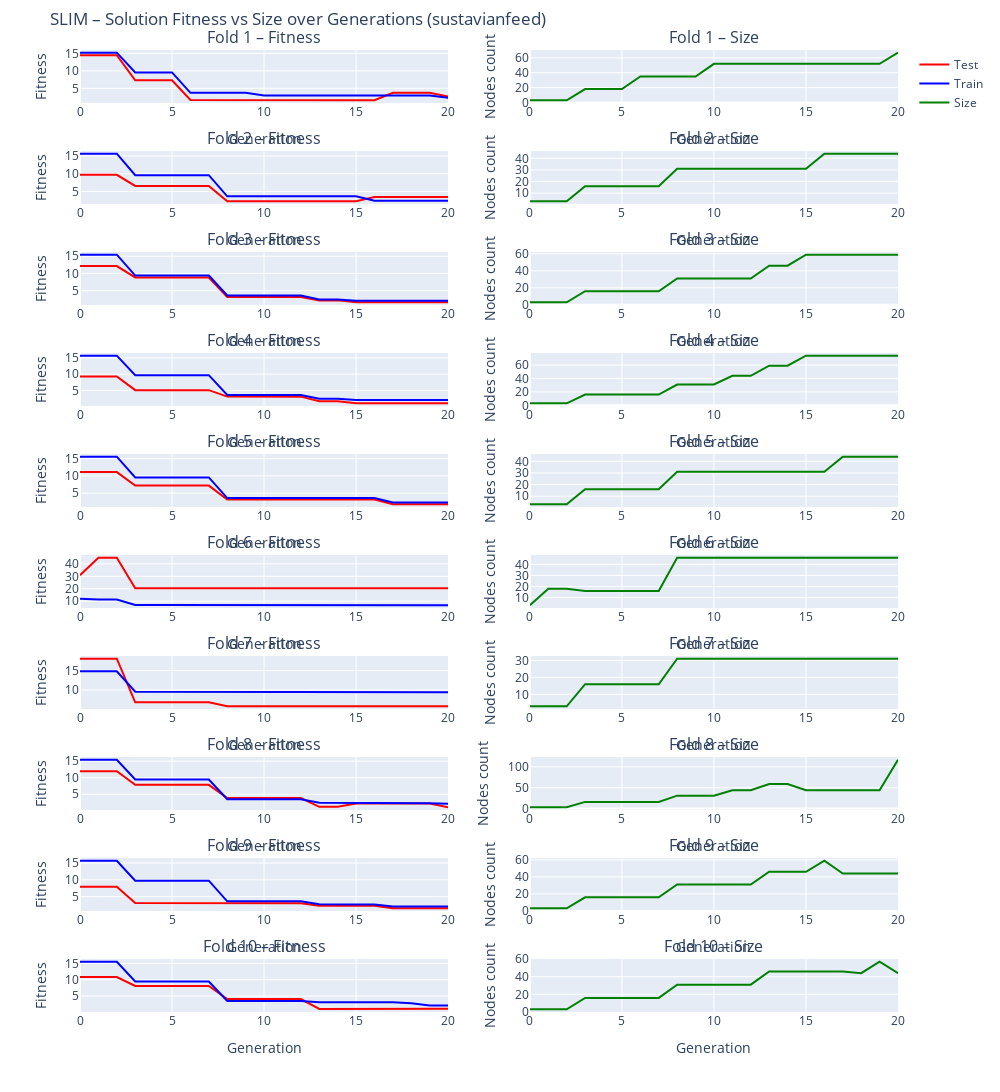

Write notebook code for a chart like this one.
### Markdown cell above
There is a clear tendency for the model to grow albeit not exponentially. We observe in several folds a slight tendency for the growth to atagnate or evven decrease towards the end of the iteration (Notabe exceptions to Folds 1 and specially 9 that continue to grow until the end). If we look at the average train/test fitness vs node size we notice that the node count kept growing but (except between generation 7 and 8) it was a slow more incremental growth which was accompanied by a positive evolution of fitness. A situation to look at in further iteration would be what would happen if we ran more generations since we had a considerable leap from generation 19 to 20 and fitness seems to be stabilyzing. If this were to be revelead as a trend we might be looking at eraly signs of bloat.

### Code cell
plot_SLIM_fitness_and_size_logs('SLIM', n_outer_cv, dataset_name='sustavianfeed')

### Figure 1 — Plotly figure (JSON) as saved in the notebook; plotly's stock layout.template omitted (floating-point values rounded to 4 significant figures)
{"data": [{"line": {"color": "red"}, "mode": "lines", "name": "Test", "showlegend": true, "type": "scatter", "x": [0, 1, 2, 3, 4, 5, 6, 7, 8, 9, 10, 11, 12, 13, 14, 15, 16, 17, 18, 19, 20], "xaxis": "x", "y": [14.48, 14.48, 14.48, 7.293, 7.293, 7.293, 1.669, 1.669, 1.669, 1.669, 1.581, 1.581, 1.581, 1.581, 1.581, 1.581, 1.581, 3.714, 3.714, 3.714, 2.662], "yaxis": "y"}, {"line": {"color": "blue"}, "mode": "lines", "name": "Train", "showlegend": true, "type": "scatter", "x": [0, 1, 2, 3, 4, 5, 6, 7, 8, 9, 10, 11, 12, 13, 14, 15, 16, 17, 18, 19, 20], "xaxis": "x", "y": [15.21, 15.21, 15.21, 9.55, 9.55, 9.55, 3.717, 3.717, 3.717, 3.717, 2.971, 2.971, 2.971, 2.971, 2.971, 2.971, 2.971, 2.965, 2.965, 2.965, 2.27], "yaxis": "y"}, {"line": {"color": "green"}, "mode": "lines", "name": "Size", "showlegend": true, "type": "scatter", "x": [0, 1, 2, 3, 4, 5, 6, 7, 8, 9, 10, 11, 12, 13, 14, 15, 16, 17, 18, 19, 20], "xaxis": "x2", "y": [3, 3, 3, 18, 18, 18, 35, 35, 35, 35, 52, 52, 52, 52, 52, 52, 52, 52, 52, 52, 67], "yaxis": "y2"}, {"line": {"color": "red"}, "mode": "lines", "showlegend": false, "type": "scatter", "x": [0, 1, 2, 3, 4, 5, 6, 7, 8, 9, 10, 11, 12, 13, 14, 15, 16, 17, 18, 19, 20], "xaxis": "x3", "y": [9.697, 9.697, 9.697, 6.573, 6.573, 6.573, 6.573, 6.573, 2.273, 2.273, 2.273, 2.273, 2.273, 2.273, 2.273, 2.273, 3.467, 3.467, 3.467, 3.467, 3.467], "yaxis": "y3"}, {"line": {"color": "blue"}, "mode": "lines", "showlegend": false, "type": "scatter", "x": [0, 1, 2, 3, 4, 5, 6, 7, 8, 9, 10, 11, 12, 13, 14, 15, 16, 17, 18, 19, 20], "xaxis": "x3", "y": [15.65, 15.65, 15.65, 9.596, 9.596, 9.596, 9.596, 9.596, 3.661, 3.661, 3.661, 3.661, 3.661, 3.661, 3.661, 3.661, 2.41, 2.41, 2.41, 2.41, 2.41], "yaxis": "y3"}, {"line": {"color": "green"}, "mode": "lines", "showlegend": false, "type": "scatter", "x": [0, 1, 2, 3, 4, 5, 6, 7, 8, 9, 10, 11, 12, 13, 14, 15, 16, 17, 18, 19, 20], "xaxis": "x4", "y": [3, 3, 3, 16, 16, 16, 16, 16, 31, 31, 31, 31, 31, 31, 31, 31, 44, 44, 44, 44, 44], "yaxis": "y4"}, {"line": {"color": "red"}, "mode": "lines", "showlegend": false, "type": "scatter", "x": [0, 1, 2, 3, 4, 5, 6, 7, 8, 9, 10, 11, 12, 13, 14, 15, 16, 17, 18, 19, 20], "xaxis": "x5", "y": [12.12, 12.12, 12.12, 8.831, 8.831, 8.831, 8.831, 8.831, 3.123, 3.123, 3.123, 3.123, 3.123, 2.175, 2.175, 1.621, 1.621, 1.621, 1.621, 1.621, 1.621], "yaxis": "y5"}, {"line": {"color": "blue"}, "mode": "lines", "showlegend": false, "type": "scatter", "x": [0, 1, 2, 3, 4, 5, 6, 7, 8, 9, 10, 11, 12, 13, 14, 15, 16, 17, 18, 19, 20], "xaxis": "x5", "y": [15.45, 15.45, 15.45, 9.383, 9.383, 9.383, 9.383, 9.383, 3.587, 3.587, 3.587, 3.587, 3.587, 2.459, 2.459, 2.069, 2.069, 2.069, 2.069, 2.069, 2.069], "yaxis": "y5"}, {"line": {"color": "green"}, "mode": "lines", "showlegend": false, "type": "scatter", "x": [0, 1, 2, 3, 4, 5, 6, 7, 8, 9, 10, 11, 12, 13, 14, 15, 16, 17, 18, 19, 20], "xaxis": "x6", "y": [3, 3, 3, 16, 16, 16, 16, 16, 31, 31, 31, 31, 31, 46, 46, 59, 59, 59, 59, 59, 59], "yaxis": "y6"}, {"line": {"color": "red"}, "mode": "lines", "showlegend": false, "type": "scatter", "x": [0, 1, 2, 3, 4, 5, 6, 7, 8, 9, 10, 11, 12, 13, 14, 15, 16, 17, 18, 19, 20], "xaxis": "x7", "y": [9.298, 9.298, 9.298, 5.091, 5.091, 5.091, 5.091, 5.091, 3.111, 3.111, 3.111, 3.096, 3.096, 1.698, 1.698, 1.056, 1.056, 1.056, 1.056, 1.056, 1.056], "yaxis": "y7"}, {"line": {"color": "blue"}, "mode": "lines", "showlegend": false, "type": "scatter", "x": [0, 1, 2, 3, 4, 5, 6, 7, 8, 9, 10, 11, 12, 13, 14, 15, 16, 17, 18, 19, 20], "xaxis": "x7", "y": [15.67, 15.67, 15.67, 9.7, 9.7, 9.7, 9.7, 9.7, 3.589, 3.589, 3.589, 3.576, 3.576, 2.447, 2.447, 2.065, 2.065, 2.065, 2.065, 2.065, 2.065], "yaxis": "y7"}, {"line": {"color": "green"}, "mode": "lines", "showlegend": false, "type": "scatter", "x": [0, 1, 2, 3, 4, 5, 6, 7, 8, 9, 10, 11, 12, 13, 14, 15, 16, 17, 18, 19, 20], "xaxis": "x8", "y": [3, 3, 3, 16, 16, 16, 16, 16, 31, 31, 31, 44, 44, 59, 59, 74, 74, 74, 74, 74, 74], "yaxis": "y8"}, {"line": {"color": "red"}, "mode": "lines", "showlegend": false, "type": "scatter", "x": [0, 1, 2, 3, 4, 5, 6, 7, 8, 9, 10, 11, 12, 13, 14, 15, 16, 17, 18, 19, 20], "xaxis": "x9", "y": [11.08, 11.08, 11.08, 7.187, 7.187, 7.187, 7.187, 7.187, 3.178, 3.178, 3.178, 3.178, 3.178, 3.178, 3.178, 3.178, 3.178, 1.774, 1.774, 1.774, 1.774], "yaxis": "y9"}, {"line": {"color": "blue"}, "mode": "lines", "showlegend": false, "type": "scatter", "x": [0, 1, 2, 3, 4, 5, 6, 7, 8, 9, 10, 11, 12, 13, 14, 15, 16, 17, 18, 19, 20], "xaxis": "x9", "y": [15.54, 15.54, 15.54, 9.544, 9.544, 9.544, 9.544, 9.544, 3.582, 3.582, 3.582, 3.582, 3.582, 3.582, 3.582, 3.582, 3.582, 2.284, 2.284, 2.284, 2.284], "yaxis": "y9"}, {"line": {"color": "green"}, "mode": "lines", "showlegend": false, "type": "scatter", "x": [0, 1, 2, 3, 4, 5, 6, 7, 8, 9, 10, 11, 12, 13, 14, 15, 16, 17, 18, 19, 20], "xaxis": "x10", "y": [3, 3, 3, 16, 16, 16, 16, 16, 31, 31, 31, 31, 31, 31, 31, 31, 31, 44, 44, 44, 44], "yaxis": "y10"}, {"line": {"color": "red"}, "mode": "lines", "showlegend": false, "type": "scatter", "x": [0, 1, 2, 3, 4, 5, 6, 7, 8, 9, 10, 11, 12, 13, 14, 15, 16, 17, 18, 19, 20], "xaxis": "x11", "y": [30.92, 44.95, 44.95, 20.46, 20.46, 20.46, 20.46, 20.46, 20.42, 20.42, 20.42, 20.42, 20.42, 20.42, 20.42, 20.42, 20.42, 20.42, 20.42, 20.42, 20.42], "yaxis": "y11"}, {"line": {"color": "blue"}, "mode": "lines", "showlegend": false, "type": "scatter", "x": [0, 1, 2, 3, 4, 5, 6, 7, 8, 9, 10, 11, 12, 13, 14, 15, 16, 17, 18, 19, 20], "xaxis": "x11", "y": [12.02, 11.29, 11.29, 6.959, 6.959, 6.959, 6.959, 6.959, 6.691, 6.691, 6.691, 6.691, 6.691, 6.691, 6.691, 6.691, 6.691, 6.691, 6.691, 6.691, 6.691], "yaxis": "y11"}, {"line": {"color": "green"}, "mode": "lines", "showlegend": false, "type": "scatter", "x": [0, 1, 2, 3, 4, 5, 6, 7, 8, 9, 10, 11, 12, 13, 14, 15, 16, 17, 18, 19, 20], "xaxis": "x12", "y": [3, 18, 18, 16, 16, 16, 16, 16, 46, 46, 46, 46, 46, 46, 46, 46, 46, 46, 46, 46, 46], "yaxis": "y12"}, {"line": {"color": "red"}, "mode": "lines", "showlegend": false, "type": "scatter", "x": [0, 1, 2, 3, 4, 5, 6, 7, 8, 9, 10, 11, 12, 13, 14, 15, 16, 17, 18, 19, 20], "xaxis": "x13", "y": [18.02, 18.02, 18.02, 6.848, 6.848, 6.848, 6.848, 6.848, 5.817, 5.817, 5.817, 5.817, 5.817, 5.817, 5.817, 5.817, 5.817, 5.817, 5.817, 5.817, 5.817], "yaxis": "y13"}, {"line": {"color": "blue"}, "mode": "lines", "showlegend": false, "type": "scatter", "x": [0, 1, 2, 3, 4, 5, 6, 7, 8, 9, 10, 11, 12, 13, 14, 15, 16, 17, 18, 19, 20], "xaxis": "x13", "y": [14.8, 14.8, 14.8, 9.546, 9.546, 9.546, 9.546, 9.546, 9.418, 9.418, 9.418, 9.418, 9.418, 9.418, 9.418, 9.418, 9.418, 9.418, 9.418, 9.418, 9.418], "yaxis": "y13"}, {"line": {"color": "green"}, "mode": "lines", "showlegend": false, "type": "scatter", "x": [0, 1, 2, 3, 4, 5, 6, 7, 8, 9, 10, 11, 12, 13, 14, 15, 16, 17, 18, 19, 20], "xaxis": "x14", "y": [3, 3, 3, 16, 16, 16, 16, 16, 31, 31, 31, 31, 31, 31, 31, 31, 31, 31, 31, 31, 31], "yaxis": "y14"}, {"line": {"color": "red"}, "mode": "lines", "showlegend": false, "type": "scatter", "x": [0, 1, 2, 3, 4, 5, 6, 7, 8, 9, 10, 11, 12, 13, 14, 15, 16, 17, 18, 19, 20], "xaxis": "x15", "y": [11.96, 11.96, 11.96, 7.843, 7.843, 7.843, 7.843, 7.843, 3.894, 3.894, 3.894, 3.879, 3.879, 1.235, 1.235, 2.235, 2.235, 2.235, 2.235, 2.235, 1.067], "yaxis": "y15"}, {"line": {"color": "blue"}, "mode": "lines", "showlegend": false, "type": "scatter", "x": [0, 1, 2, 3, 4, 5, 6, 7, 8, 9, 10, 11, 12, 13, 14, 15, 16, 17, 18, 19, 20], "xaxis": "x15", "y": [15.43, 15.43, 15.43, 9.467, 9.467, 9.467, 9.467, 9.467, 3.503, 3.503, 3.503, 3.491, 3.491, 2.468, 2.468, 2.291, 2.291, 2.291, 2.291, 2.291, 2.133], "yaxis": "y15"}, {"line": {"color": "green"}, "mode": "lines", "showlegend": false, "type": "scatter", "x": [0, 1, 2, 3, 4, 5, 6, 7, 8, 9, 10, 11, 12, 13, 14, 15, 16, 17, 18, 19, 20], "xaxis": "x16", "y": [3, 3, 3, 16, 16, 16, 16, 16, 31, 31, 31, 44, 44, 59, 59, 44, 44, 44, 44, 44, 117], "yaxis": "y16"}, {"line": {"color": "red"}, "mode": "lines", "showlegend": false, "type": "scatter", "x": [0, 1, 2, 3, 4, 5, 6, 7, 8, 9, 10, 11, 12, 13, 14, 15, 16, 17, 18, 19, 20], "xaxis": "x17", "y": [7.937, 7.937, 7.937, 3.115, 3.115, 3.115, 3.115, 3.115, 2.995, 2.995, 2.995, 2.995, 2.995, 2.292, 2.292, 2.292, 2.248, 1.501, 1.501, 1.501, 1.501], "yaxis": "y17"}, {"line": {"color": "blue"}, "mode": "lines", "showlegend": false, "type": "scatter", "x": [0, 1, 2, 3, 4, 5, 6, 7, 8, 9, 10, 11, 12, 13, 14, 15, 16, 17, 18, 19, 20], "xaxis": "x17", "y": [15.69, 15.69, 15.69, 9.746, 9.746, 9.746, 9.746, 9.746, 3.594, 3.594, 3.594, 3.594, 3.594, 2.713, 2.713, 2.713, 2.653, 2.032, 2.032, 2.032, 2.032], "yaxis": "y17"}, {"line": {"color": "green"}, "mode": "lines", "showlegend": false, "type": "scatter", "x": [0, 1, 2, 3, 4, 5, 6, 7, 8, 9, 10, 11, 12, 13, 14, 15, 16, 17, 18, 19, 20], "xaxis": "x18", "y": [3, 3, 3, 16, 16, 16, 16, 16, 31, 31, 31, 31, 31, 46, 46, 46, 59, 44, 44, 44, 44], "yaxis": "y18"}, {"line": {"color": "red"}, "mode": "lines", "showlegend": false, "type": "scatter", "x": [0, 1, 2, 3, 4, 5, 6, 7, 8, 9, 10, 11, 12, 13, 14, 15, 16, 17, 18, 19, 20], "xaxis": "x19", "y": [10.82, 10.82, 10.82, 8.064, 8.064, 8.064, 8.064, 8.064, 4.049, 4.049, 4.049, 4.049, 4.049, 1.034, 1.034, 1.034, 1.034, 1.034, 0.8934, 0.9361, 1.111], "yaxis": "y19"}, {"line": {"color": "blue"}, "mode": "lines", "showlegend": false, "type": "scatter", "x": [0, 1, 2, 3, 4, 5, 6, 7, 8, 9, 10, 11, 12, 13, 14, 15, 16, 17, 18, 19, 20], "xaxis": "x19", "y": [15.51, 15.51, 15.51, 9.448, 9.448, 9.448, 9.448, 9.448, 3.485, 3.485, 3.485, 3.485, 3.485, 3.053, 3.053, 3.053, 3.053, 3.053, 2.777, 2.08, 2.048], "yaxis": "y19"}, {"line": {"color": "green"}, "mode": "lines", "showlegend": false, "type": "scatter", "x": [0, 1, 2, 3, 4, 5, 6, 7, 8, 9, 10, 11, 12, 13, 14, 15, 16, 17, 18, 19, 20], "xaxis": "x20", "y": [3, 3, 3, 16, 16, 16, 16, 16, 31, 31, 31, 31, 31, 46, 46, 46, 46, 46, 44, 57, 44], "yaxis": "y20"}], "layout": {"annotations": [{"font": {"size": 16}, "showarrow": false, "text": "Fold 1 – Fitness", "x": 0.225, "xanchor": "center", "xref": "paper", "y": 1, "yanchor": "bottom", "yref": "paper"}, {"font": {"size": 16}, "showarrow": false, "text": "Fold 1 – Size", "x": 0.775, "xanchor": "center", "xref": "paper", "y": 1, "yanchor": "bottom", "yref": "paper"}, {"font": {"size": 16}, "showarrow": false, "text": "Fold 2 – Fitness", "x": 0.225, "xanchor": "center", "xref": "paper", "y": 0.895, "yanchor": "bottom", "yref": "paper"}, {"font": {"size": 16}, "showarrow": false, "text": "Fold 2 – Size", "x": 0.775, "xanchor": "center", "xref": "paper", "y": 0.895, "yanchor": "bottom", "yref": "paper"}, {"font": {"size": 16}, "showarrow": false, "text": "Fold 3 – Fitness", "x": 0.225, "xanchor": "center", "xref": "paper", "y": 0.79, "yanchor": "bottom", "yref": "paper"}, {"font": {"size": 16}, "showarrow": false, "text": "Fold 3 – Size", "x": 0.775, "xanchor": "center", "xref": "paper", "y": 0.79, "yanchor": "bottom", "yref": "paper"}, {"font": {"size": 16}, "showarrow": false, "text": "Fold 4 – Fitness", "x": 0.225, "xanchor": "center", "xref": "paper", "y": 0.685, "yanchor": "bottom", "yref": "paper"}, {"font": {"size": 16}, "showarrow": false, "text": "Fold 4 – Size", "x": 0.775, "xanchor": "center", "xref": "paper", "y": 0.685, "yanchor": "bottom", "yref": "paper"}, {"font": {"size": 16}, "showarrow": false, "text": "Fold 5 – Fitness", "x": 0.225, "xanchor": "center", "xref": "paper", "y": 0.58, "yanchor": "bottom", "yref": "paper"}, {"font": {"size": 16}, "showarrow": false, "text": "Fold 5 – Size", "x": 0.775, "xanchor": "center", "xref": "paper", "y": 0.58, "yanchor": "bottom", "yref": "paper"}, {"font": {"size": 16}, "showarrow": false, "text": "Fold 6 – Fitness", "x": 0.225, "xanchor": "center", "xref": "paper", "y": 0.475, "yanchor": "bottom", "yref": "paper"}, {"font": {"size": 16}, "showarrow": false, "text": "Fold 6 – Size", "x": 0.775, "xanchor": "center", "xref": "paper", "y": 0.475, "yanchor": "bottom", "yref": "paper"}, {"font": {"size": 16}, "showarrow": false, "text": "Fold 7 – Fitness", "x": 0.225, "xanchor": "center", "xref": "paper", "y": 0.37, "yanchor": "bottom", "yref": "paper"}, {"font": {"size": 16}, "showarrow": false, "text": "Fold 7 – Size", "x": 0.775, "xanchor": "center", "xref": "paper", "y": 0.37, "yanchor": "bottom", "yref": "paper"}, {"font": {"size": 16}, "showarrow": false, "text": "Fold 8 – Fitness", "x": 0.225, "xanchor": "center", "xref": "paper", "y": 0.265, "yanchor": "bottom", "yref": "paper"}, {"font": {"size": 16}, "showarrow": false, "text": "Fold 8 – Size", "x": 0.775, "xanchor": "center", "xref": "paper", "y": 0.265, "yanchor": "bottom", "yref": "paper"}, {"font": {"size": 16}, "showarrow": false, "text": "Fold 9 – Fitness", "x": 0.225, "xanchor": "center", "xref": "paper", "y": 0.16, "yanchor": "bottom", "yref": "paper"}, {"font": {"size": 16}, "showarrow": false, "text": "Fold 9 – Size", "x": 0.775, "xanchor": "center", "xref": "paper", "y": 0.16, "yanchor": "bottom", "yref": "paper"}, {"font": {"size": 16}, "showarrow": false, "text": "Fold 10 – Fitness", "x": 0.225, "xanchor": "center", "xref": "paper", "y": 0.055, "yanchor": "bottom", "yref": "paper"}, {"font": {"size": 16}, "showarrow": false, "text": "Fold 10 – Size", "x": 0.775, "xanchor": "center", "xref": "paper", "y": 0.055, "yanchor": "bottom", "yref": "paper"}], "height": 3500, "margin": {"t": 50}, "title": {"text": "SLIM – Solution Fitness vs Size over Generations (sustavianfeed)"}, "width": 1000, "xaxis": {"anchor": "y", "domain": [0, 0.45], "title": {"text": "Generation"}}, "xaxis10": {"anchor": "y10", "domain": [0.55, 1], "title": {"text": "Generation"}}, "xaxis11": {"anchor": "y11", "domain": [0, 0.45], "title": {"text": "Generation"}}, "xaxis12": {"anchor": "y12", "domain": [0.55, 1], "title": {"text": "Generation"}}, "xaxis13": {"anchor": "y13", "domain": [0, 0.45], "title": {"text": "Generation"}}, "xaxis14": {"anchor": "y14", "domain": [0.55, 1], "title": {"text": "Generation"}}, "xaxis15": {"anchor": "y15", "domain": [0, 0.45], "title": {"text": "Generation"}}, "xaxis16": {"anchor": "y16", "domain": [0.55, 1], "title": {"text": "Generation"}}, "xaxis17": {"anchor": "y17", "domain": [0, 0.45], "title": {"text": "Generation"}}, "xaxis18": {"anchor": "y18", "domain": [0.55, 1], "title": {"text": "Generation"}}, "xaxis19": {"anchor": "y19", "domain": [0, 0.45], "title": {"text": "Generation"}}, "xaxis2": {"anchor": "y2", "domain": [0.55, 1], "title": {"text": "Generation"}}, "xaxis20": {"anchor": "y20", "domain": [0.55, 1], "title": {"text": "Generation"}}, "xaxis3": {"anchor": "y3", "domain": [0, 0.45], "title": {"text": "Generation"}}, "xaxis4": {"anchor": "y4", "domain": [0.55, 1], "title": {"text": "Generation"}}, "xaxis5": {"anchor": "y5", "domain": [0, 0.45], "title": {"text": "Generation"}}, "xaxis6": {"anchor": "y6", "domain": [0.55, 1], "title": {"text": "Generation"}}, "xaxis7": {"anchor": "y7", "domain": [0, 0.45], "title": {"text": "Generation"}}, "xaxis8": {"anchor": "y8", "domain": [0.55, 1], "title": {"text": "Generation"}}, "xaxis9": {"anchor": "y9", "domain": [0, 0.45], "title": {"text": "Generation"}}, "yaxis": {"anchor": "x", "domain": [0.945, 1], "title": {"text": "Fitness"}}, "yaxis10": {"anchor": "x10", "domain": [0.525, 0.58], "title": {"text": "Nodes count"}}, "yaxis11": {"anchor": "x11", "domain": [0.42, 0.475], "title": {"text": "Fitness"}}, "yaxis12": {"anchor": "x12", "domain": [0.42, 0.475], "title": {"text": "Nodes count"}}, "yaxis13": {"anchor": "x13", "domain": [0.315, 0.37], "title": {"text": "Fitness"}}, "yaxis14": {"anchor": "x14", "domain": [0.315, 0.37], "title": {"text": "Nodes count"}}, "yaxis15": {"anchor": "x15", "domain": [0.21, 0.265], "title": {"text": "Fitness"}}, "yaxis16": {"anchor": "x16", "domain": [0.21, 0.265], "title": {"text": "Nodes count"}}, "yaxis17": {"anchor": "x17", "domain": [0.105, 0.16], "title": {"text": "Fitness"}}, "yaxis18": {"anchor": "x18", "domain": [0.105, 0.16], "title": {"text": "Nodes count"}}, "yaxis19": {"anchor": "x19", "domain": [0, 0.055], "title": {"text": "Fitness"}}, "yaxis2": {"anchor": "x2", "domain": [0.945, 1], "title": {"text": "Nodes count"}}, "yaxis20": {"anchor": "x20", "domain": [0, 0.055], "title": {"text": "Nodes count"}}, "yaxis3": {"anchor": "x3", "domain": [0.84, 0.895], "title": {"text": "Fitness"}}, "yaxis4": {"anchor": "x4", "domain": [0.84, 0.895], "title": {"text": "Nodes count"}}, "yaxis5": {"anchor": "x5", "domain": [0.735, 0.79], "title": {"text": "Fitness"}}, "yaxis6": {"anchor": "x6", "domain": [0.735, 0.79], "title": {"text": "Nodes count"}}, "yaxis7": {"anchor": "x7", "domain": [0.63, 0.685], "title": {"text": "Fitness"}}, "yaxis8": {"anchor": "x8", "domain": [0.63, 0.685], "title": {"text": "Nodes count"}}, "yaxis9": {"anchor": "x9", "domain": [0.525, 0.58], "title": {"text": "Fitness"}}}}
